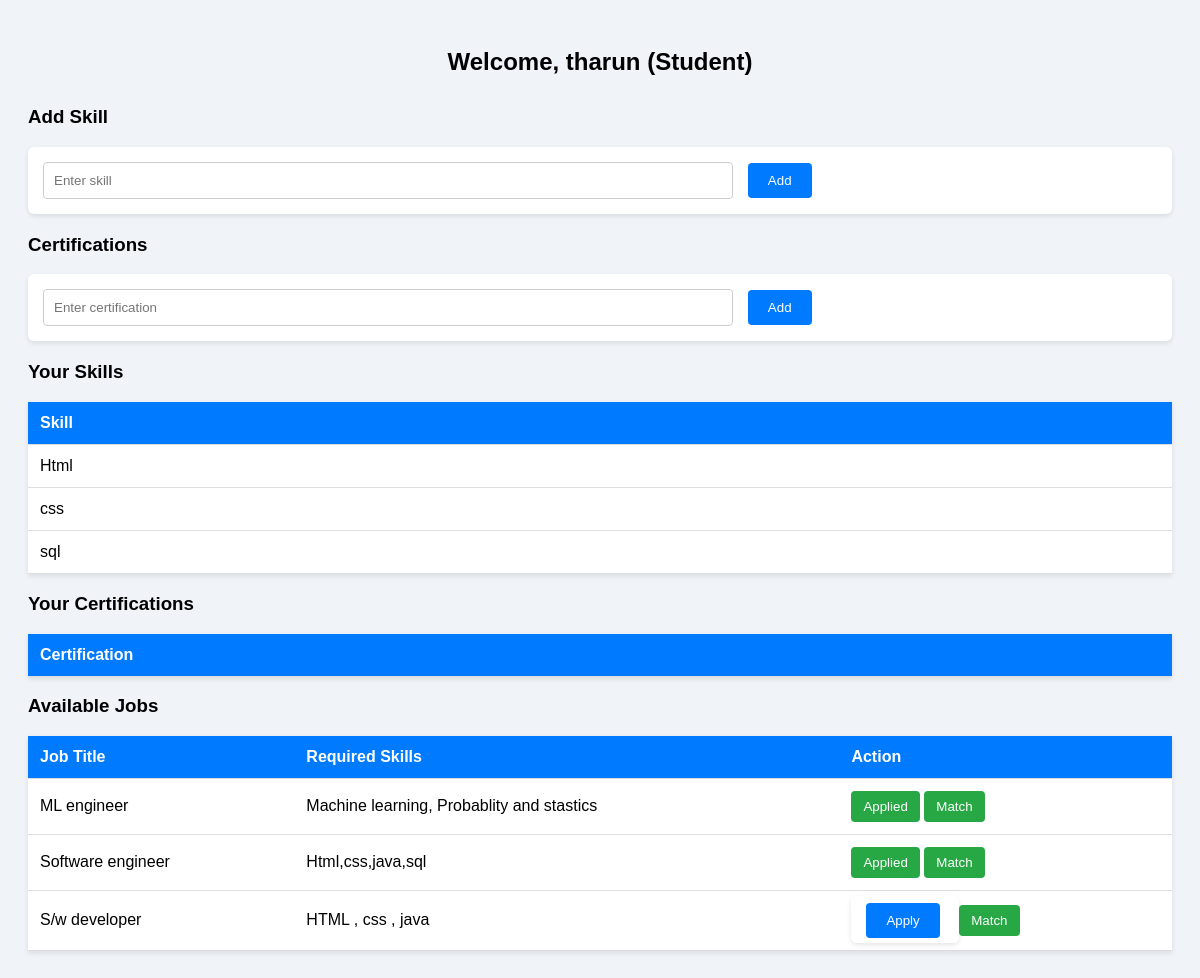
The page /student/dashboard (signed in) on the database its author committed.
### tables this page shows
CREATE TABLE skills (
            id INTEGER PRIMARY KEY AUTOINCREMENT,
            user_id INTEGER,
            skill TEXT,
            FOREIGN KEY(user_id) REFERENCES users(id)
        );

CREATE TABLE jobs (
            id INTEGER PRIMARY KEY AUTOINCREMENT,
            employer_id INTEGER,
            job_title TEXT,
            required_skills TEXT,
            FOREIGN KEY(employer_id) REFERENCES users(id)
        );

### app.py (the view, shortened to what this page needs)
@app.route('/student/dashboard', methods=['GET', 'POST'])
def student_dashboard():
    if session.get('role') != 'student':
        return redirect(url_for('login'))
    user_id = session['user_id']
    conn = sqlite3.connect('users.db')
    c = conn.cursor()
    c.execute("SELECT skill FROM skills WHERE user_id = ?", (user_id,))
    skills = [row[0] for row in c.fetchall()]
    c.execute("SELECT certificate FROM certificates WHERE user_id = ?", (user_id,))
    certs = [row[0] for row in c.fetchall()]
    c.execute("SELECT id, job_title, required_skills FROM jobs")
    jobs = c.fetchall()
    c.execute("SELECT job_id FROM applications WHERE student_id = ?", (user_id,))
    applied_job_ids = [row[0] for row in c.fetchall()]
    conn.close()
    return render_template(
        'student_dashboard.html',
        username=session['username'],
        skills=skills,
        certs=certs,
        jobs=jobs,
        applied_job_ids=applied_job_ids
    )

### templates/student_dashboard.html (shortened to what this page needs)
<!DOCTYPE html>
<html>
<head>
    <link rel="stylesheet" href="{{ url_for('static', filename='css/student_dashboard.css') }}">
</head>
<body>
    <h2>Welcome, {{ username }} (Student)</h2>
    <h3>Add Skill</h3>
    <form method="post">
        <input type="text" name="skill" placeholder="Enter skill" required>
        <button type="submit">Add</button>
    </form>
    <h3>Certifications</h3>
    <form method="post">
        <input type="text" name="certification" placeholder="Enter certification" required>
        <button type="submit">Add</button>
    </form>
    <h3>Your Skills</h3>
    <table>
        <tr><th>Skill</th></tr>
        {% for skill in skills %}
        <tr><td>{{ skill }}</td></tr>
        {% endfor %}
    </table>
    <h3>Your Certifications</h3>
    <table>
        <tr><th>Certification</th></tr>
    </table>
    <h3>Available Jobs</h3>
    <table>
        <tr>
            <th>Job Title</th>
            <th>Required Skills</th>
            <th>Action</th>
        </tr>
        {% for job in jobs %}
        <tr>
            <td>{{ job[1] }}</td>
            <td>{{ job[2] }}</td>
            <td>
                {% if job[0] in applied_job_ids %}
                    <button disabled>Applied</button>
                {% else %}
                    <form method="post" style="display:inline;">
                        <button type="submit">Apply</button>
                    </form>
                {% endif %}
                <a href="{{ url_for('match_skills', job_id=job[0]) }}">
                    <button type="button">Match</button>
                </a>
            </td>
        </tr>
        {% endfor %}
    </table>
</body>
</html>

### static/css/student_dashboard.css (style rules this page uses)
body { font-family: Arial, sans-serif; background-color: #f0f4f8; padding: 20px; }
h2 { text-align: center; margin-bottom: 30px; }
form { margin-bottom: 20px; background: #fff; padding: 15px; border-radius: 6px; box-shadow: 0 2px 5px rgba(0,0,0,0.1); }
form input { padding: 10px; width: 60%; margin-right: 10px; border: 1px solid #ccc; border-radius: 4px; }
form button { padding: 10px 20px; background-color: #007bff; color: white; border: none; border-radius: 4px; cursor: pointer; }
table { width: 100%; border-collapse: collapse; margin-top: 15px; background: #fff; box-shadow: 0 2px 5px rgba(0,0,0,0.1); }
th, td { text-align: left; padding: 12px; border-bottom: 1px solid #ddd; }
th { background-color: #007bff; color: white; }
button { background-color: #28a745; padding: 8px 12px; color: white; border: none; border-radius: 4px; cursor: pointer; }

### rows shown on the page
skills: skill "Html"
skills: skill "css"
skills: skill "sql"
jobs: job_title "ML engineer", required_skills "Machine learning, Probablity and stastics", shows "Applied"
jobs: job_title "Software engineer", required_skills "Html,css,java,sql", shows "Applied"
jobs: job_title "S/w developer", required_skills "HTML , css , java"

### other values the page prints
{{ username }} "tharun"
